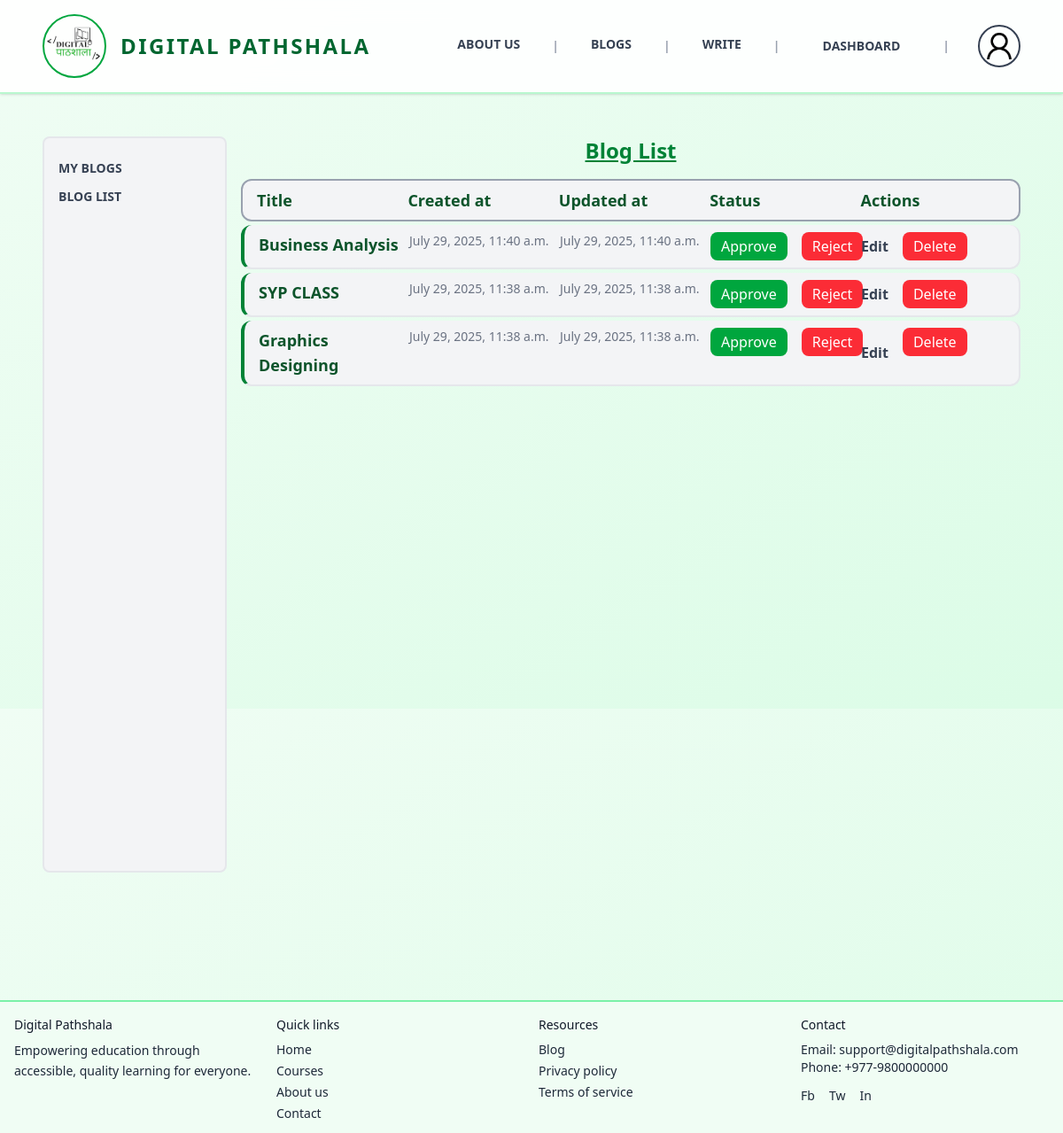
Screenshot of /writer/bloglist (signed in) with the database file from the repository.
### users/models.py (models this page shows, shortened)
class Profile(models.Model):
    def generateImagePath(instance, filename):
        return f'users/{instance.user.username}/{filename}'
    class GenderOptions(models.TextChoices):
        Male = "Male" , "Male"
        Female = "Female", "Female"
        Others = "Others", "Others"
    class RoleOptions(models.TextChoices):
        Admin = "Admin", "Admin"
        User = "User", "User"
    user = models.OneToOneField(User, on_delete=models.CASCADE)
    address = models.CharField(blank=True, null=True, max_length=50)
    phone = models.CharField(blank=True, null=True, max_length=10)
    nationality = models.CharField(blank=True, null=True, max_length=15, default="Nepal")
    gender = models.CharField(choices=GenderOptions, default=GenderOptions.Male, max_length=6)
    profile_image = models.ImageField( blank=True, null=True, upload_to=generateImagePath, default="users/default_user.png")
    dob = models.DateField(blank=True, null=True)
    role = models.CharField(choices=RoleOptions, default=RoleOptions.User, max_length=5)

### blogs/models.py (models this page shows, shortened)
class Blog(models.Model):
    def generateImagePath(instance, filename):
        return f'blog/{instance.author.username}/images/{filename}'
    def generateAttachmentPath(instance, filename):
        return f'blog/{instance.author.username}/attachments/{filename}'
    class StatusOptions(models.TextChoices):
        PENDING = "Pending", "Pending"
        ACTIVE = "Active", "Active"
        REJECTED = "Rejected", "Rejected"
    title = models.CharField(max_length=50 )
    content = models.TextField()
    author = models.ForeignKey(User, on_delete=models.CASCADE, related_name='blog_posts')
    tags = TaggableManager(blank=True)
    category = models.ForeignKey(Category, null=True, blank=True, on_delete=models.SET_NULL)
    image = models.ImageField(blank=True, null=True , upload_to=generateImagePath, default='blog/blog1.png')
    attachment = models.FileField(blank=True, null=True, upload_to=generateAttachmentPath)
    status = models.CharField(max_length=8, choices=StatusOptions, default=StatusOptions.PENDING)
    created_at = models.DateTimeField( auto_now_add=True, editable=False )
    updated_at = models.DateTimeField(auto_now=True, editable=False)

### main/views.py (the view)
# urls.py: path('bloglist', blogList),
def blogList(request):
    if request.user.profile.role == "Admin":
        blogs = Blog.objects.all().order_by("-created_at")
        return render(request, "pages/dashboard/admin/blogList.html", {"blogs":blogs})
    else:
        blogs = Blog.objects.filter(author=request.user).order_by("-created_at")
        return render(request, "pages/dashboard/writer/blogList.html", {"blogs": blogs})

### templates/pages/dashboard/admin/blogList.html (shortened to what this page needs)
{% extends 'pages/dashboard/layouts/admin.html' %}
{% block adminpanel %}
  <div>
    <h2 class="text-2xl text-green-700 underline font-bold text-center">Blog List</h2>
    <div>
      <div class="flex flex-col gap-1 my-4">
        <div class="bg-gray-100 border-2 border-gray-400 rounded-xl grid grid-cols-5 gap-2 w-full py-2 px-4 text-left">
          <div class="text-lg font-bold text-green-900">Title</div>
          <div class="text-lg font-bold text-green-900">Created at</div>
          <div class="text-lg font-bold text-green-900">Updated at</div>
          <div class="text-lg font-bold text-green-900">Status</div>
          <div class="text-lg font-bold text-green-900">Actions</div>
        </div>
        {% for blog in blogs %}
          <div class="text-left bg-gray-100 border-b-2 border-r-2 border-gray-200 rounded-xl grid grid-cols-5 gap-2 w-full py-2 px-4 hover:scale-[101%] duration-300
           border-l-4 {% if blog.status == 'Active' %}
               border-l-green-700
            {% elif blog.status == 'Rejected' %}
               border-l-red-700
            {% elif blog.status == 'Pending' %}
               border-l-yellow-600
            {% else %}
               border-l-gray-400
            {% endif %}">
            <a href="/blog/{{ blog.id }}" class="text-lg font-bold text-green-900">{{ blog.title }}</a>
            <p class="text-sm text-gray-500">{{ blog.created_at }}</p>
            <p class="text-sm text-gray-500">{{ blog.updated_at }}</p>
            <div class="flex gap-4">
              <form action="/blog/change-status/{{blog.id}}" method="post">
                <Button type="submit" class="py-1 px-3 bg-green-600 hover:bg-green-700 hover:cursor-pointer text-white rounded-lg">Approve</Button>
              </form>
              <form action="/blog/change-status/{{blog.id}}" method="post">
                <Button type="submit" class="py-1 px-3 bg-red-500 hover:bg-red-700 hover:cursor-pointer text-white rounded-lg">Reject</Button>
              </form>
            </div>
            <div class="flex gap-4">
              <a href="/blog/edit/{{ blog.id }}" class="font-bold hover:text-blue-600 my-auto">Edit</a>
              <form action="/blog/delete/{{ blog.id }}" method="post">
                <Button type="submit" class="py-1 px-3 bg-red-500 hover:bg-red-700 hover:cursor-pointer text-white rounded-lg">Delete</Button>
              </form>
            </div>
          </div>
        {% endfor %}
      </div>
    </div>
  </div>
{% endblock %}

### templates/layouts/main.html (shortened to what this page needs)
<!DOCTYPE html>
<html lang="en">
  <head>
    <script src="https://cdn.jsdelivr.net/npm/@tailwindcss/browser@4"></script>
  </head>
  <body class="font-sans text-gray-700 bg-gradient-to-br from-green-50 to-green-100 min-h-screen">
    <nav class="uppercase flex justify-between bg-white/90 backdrop-blur-md border-b-2 border-green-200 py-4 px-6 lg:px-12 lg:py:6 shadow-sm sticky top-0 z-40">
      <a href="/" class="flex items-center group">
        <div class="w-16 lg:w-18 h-16 lg:h-18 rounded-full border-2 border-green-600 flex items-center justify-center group-hover:scale-105 transition-transform">
          <img src="/static/images/favicon.ico" alt="Digital Pathshala Logo" />
        </div>
        <div class="ml-2 lg:ml-4 text-xl lg:text-2xl font-semibold text-green-800 tracking-widest">Digital Pathshala</div>
      </a>
      <div class="my-auto hidden md:block">
        <ul class="flex gap-6 lg:gap-8 text-sm font-bold items-center">
          <li class="relative group pb-1">
            <a href="/about-us" class="text-gray-700 hover:text-green-600 transition-colors p-1">About Us</a>
          </li>
          <li class="text-gray-400">|</li>
          <li class="relative group pb-1">
            <a href="/blogs" class="text-gray-700 hover:text-green-600 transition-colors p-1">Blogs</a>
          </li>
          <li class="text-gray-400">|</li>
          <li class="relative group pb-1">
            <a href="/blog/add" class="text-gray-700 hover:text-green-600 transition-colors p-1">Write</a>
          </li>
          <li class="text-gray-400">|</li>
          <li class="hover:bg-green-600 hover:text-white px-4 py-2 transition-all duration-300 rounded-lg">
            {% if user.is_authenticated %}
              <a href="/writer/dashboard">Dashboard</a>
            {% else %}
              <a href="/auth/sign-up">Get Started</a>
            {% endif %}
          </li>
          {%if user.is_authenticated%}
           <li class="text-gray-400">|</li>
           <li>
              <a href="/profile">
                <img class="w-12 h-12 rounded-full border-2 object-cover" src="{{user.profile.profile_image.url}}" alt="Profile Image">
              </a>
           </li>
          {%endif%}
        </ul>
      </div>
    </nav>
    <div class="flex flex-col p-12 min-h-[80vh]">
      {% block content %}
      {% endblock %}
    </div>
    <footer class="bg-green-50 border-t-2 border-green-300 text-gray-800 text-sm">
      <div class="max-w-7xl mx-auto p-4 grid grid-cols-1 md:grid-cols-4 gap-4">
        <div>
          <p class="font-medium text-gray-900">Digital Pathshala</p>
          <p class="mt-2 leading-relaxed">Empowering education through accessible, quality learning for everyone.</p>
        </div>
        <div>
          <p class="mb-2 font-medium text-gray-900">Quick links</p>
          <ul class="space-y-1">
            <li>
              <a href="/home" class="hover:underline">Home</a>
            </li>
            <li>
              <a href="/courses" class="hover:underline">Courses</a>
            </li>
            <li>
              <a href="/about" class="hover:underline">About us</a>
            </li>
            <li>
              <a href="/contacts" class="hover:underline">Contact</a>
            </li>
          </ul>
        </div>
        <div>
          <p class="mb-2 font-medium text-gray-900">Resources</p>
          <ul class="space-y-1">
            <li>
              <a href="/blogs" class="hover:underline">Blog</a>
            </li>
            <li>
              <a href="/privacy" class="hover:underline">Privacy policy</a>
            </li>
            <li>
              <a href="/terms" class="hover:underline">Terms of service</a>
            </li>
          </ul>
        </div>
        <div>
          <p class="mb-2 font-medium text-gray-900">Contact</p>
          <p>
            Email: <a href="mailto:support@digitalpathshala.com" class="hover:underline">support@digitalpathshala.com</a>
          </p>
          <p>
            Phone: <a href="tel:+9779800000000" class="hover:underline">+977-9800000000</a>
          </p>
          <div class="flex space-x-4 mt-3">
            <a href="https://www.facebook.com/digitalpathshala999" aria-label="Facebook" class="hover:text-gray-900">Fb</a>
            <a href="#" aria-label="Twitter" class="hover:text-gray-900">Tw</a>
            <a href="#" aria-label="LinkedIn" class="hover:text-gray-900">In</a>
          </div>
        </div>
      </div>
    </footer>
  </body>
</html>

### rows the page displays
Blog: title "Business Analysis", created_at "July 29, 2025, 11:40 a.m.", updated_at "July 29, 2025, 11:40 a.m."
Blog: title "SYP CLASS", created_at "July 29, 2025, 11:38 a.m.", updated_at "July 29, 2025, 11:38 a.m."
Blog: title "Graphics Designing", created_at "July 29, 2025, 11:38 a.m.", updated_at "July 29, 2025, 11:38 a.m."
